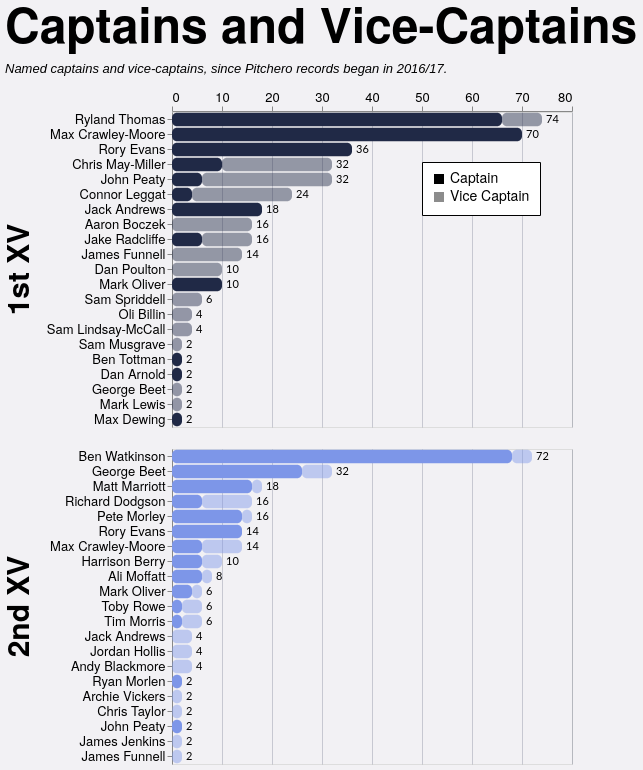

Write a Vega-Lite specification for this figure.
### Vega-Lite specification from a JSON file in a GitHub repository (floating-point values rounded to 4 significant figures; data arrays with more than 128 entries replaced by an {"elided": "..."} marker saying what was removed)
{"config": {"axis": {"labelFont": "PT Sans Narrow, Helvetica Neue, Helvetica, Arial, sans-serif", "titleFont": "PT Sans Narrow, Helvetica Neue, Helvetica, Arial, sans-serif", "labelFontSize": 13, "titleFontSize": 24, "gridColor": "#202947", "gridOpacity": 0.2}, "text": {"font": "Lato, sans-serif"}, "bar": {"cornerRadiusEnd": 5}, "header": {"labelFont": "PT Sans Narrow, Helvetica Neue, Helvetica, Arial, sans-serif", "titleFont": "PT Sans Narrow, Helvetica Neue, Helvetica, Arial, sans-serif", "labelFontSize": 24, "titleFontSize": 28, "labelFontWeight": "bold", "orient": "left"}, "legend": {"labelFont": "PT Sans Narrow, Helvetica Neue, Helvetica, Arial, sans-serif", "titleFont": "PT Sans Narrow, Helvetica Neue, Helvetica, Arial, sans-serif", "labelFontSize": 14, "titleFontSize": 16, "titlePadding": 5, "fillColor": "white", "strokeColor": "black", "padding": 10, "titleFontWeight": "lighter", "titleFontStyle": "italic", "titleColor": "gray", "offset": 10}, "title": {"font": "PT Sans Narrow, Helvetica Neue, Helvetica, Arial, sans-serif", "fontSize": 48, "fontWeight": "bold", "anchor": "start", "align": "center", "titlePadding": 20, "subtitlePadding": 10, "subtitleFontSize": 13, "subtitleColor": "", "subtitleFontStyle": "italic", "offset": 15, "color": "black"}, "axisX": {"labelAngle": 0}, "facet": {"title": null, "header": null, "align": {"row": "each", "column": "each"}}, "resolve": {"scale": {"y": "independent", "facet": "independent"}}, "background": "#f2f1f4", "scale": {"offsetBandPaddingOuter": 0.2, "offsetBandPaddingInner": 0.1}}, "data": {"name": "data-73dc036dbead7fe909dcb8356fcabcb9"}, "facet": {"row": {"field": "squad", "header": {"labelExpr": "datum.value + ' XV'", "labelFontSize": 30, "title": null}, "sort": ["1st", "2nd"], "title": null, "type": "nominal"}}, "spec": {"layer": [{"mark": {"type": "bar"}, "encoding": {"color": {"field": "squad", "legend": null, "scale": {"domain": ["1st", "2nd"], "range": ["#202946", "#7d96e8"]}, "sort": ["1st", "2nd"], "type": "nominal"}, "opacity": {"field": "role", "legend": {"legendX": 250, "legendY": 50, "orient": "none", "title": null}, "scale": {"domain": ["Captain", "Vice Captain"], "range": [1.0, 0.45]}, "sort": ["Captain", "Vice Captain"], "type": "nominal"}, "order": {"field": "stack_order", "sort": "ascending", "type": "quantitative"}, "tooltip": [{"field": "player", "title": "Player", "type": "nominal"}, {"field": "squad", "title": "Squad", "type": "nominal"}, {"field": "role", "title": "Role", "type": "nominal"}, {"field": "games_agg", "title": "Games", "type": "quantitative"}], "x": {"axis": {"orient": "top", "title": null}, "field": "x0", "type": "quantitative"}, "x2": {"field": "x2"}, "y": {"field": "player", "sort": {"field": "player_total", "order": "descending"}, "title": null, "type": "nominal"}}, "transform": [{"aggregate": [{"op": "sum", "field": "games", "as": "games_agg"}, {"op": "max", "field": "player_total", "as": "player_total"}], "groupby": ["player", "squad", "role", "stack_order"]}, {"window": [{"op": "sum", "field": "games_agg", "as": "x2"}], "frame": [null, 0], "groupby": ["player", "squad"], "sort": [{"field": "stack_order", "order": "ascending"}]}, {"calculate": "datum.x2 - datum.games_agg", "as": "x0"}]}, {"mark": {"type": "text", "align": "left", "baseline": "middle", "color": "black", "dx": 4, "fontSize": 11}, "encoding": {"text": {"field": "total_games", "format": ".0f", "type": "quantitative"}, "x": {"axis": {"orient": "top", "title": null}, "field": "total_games", "type": "quantitative"}, "y": {"field": "player", "sort": {"field": "player_total", "order": "descending"}, "title": null, "type": "nominal"}}, "transform": [{"aggregate": [{"op": "sum", "field": "games", "as": "total_games"}, {"op": "max", "field": "player_total", "as": "player_total"}], "groupby": ["player", "squad"]}]}], "height": {"step": 15}, "transform": [{"joinaggregate": [{"op": "sum", "field": "games", "as": "player_total"}], "groupby": ["player", "squad"]}], "width": 400}, "resolve": {"scale": {"y": "independent"}}, "title": {"text": "Captains and Vice-Captains", "subtitle": "Named captains and vice-captains, since Pitchero records began in 2016/17."}, "$schema": "https://vega.github.io/schema/vega-lite/v5.20.1.json", "datasets": {"data-73dc036dbead7fe909dcb8356fcabcb9": {"elided": "197 records"}}}
